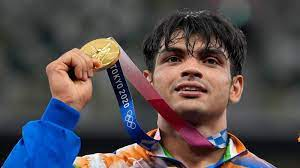
#> input picture neeraj_gold.jfif, 300 x 168 px
$ jupyter execute code03_rgb2hsv.ipynb
#> lines starting #> are read from the running program, lines starting #| are printed output that depends on the picture
[cell 1]
# Importing the opencv module
import cv2
import numpy as np
from matplotlib import pyplot as plt

[cell 2]
imageNG = cv2.imread("neeraj_gold.jfif")
#> imageNG is the input picture: shape (168, 300, 3); mean B, G, R 79.9, 76.3, 83

imageNG_rgb = cv2.cvtColor(imageNG, cv2.COLOR_BGR2RGB)

plt.imshow(imageNG_rgb, cmap = plt.cm.gray)
plt.title('Image NG RGB')

[cell 3]
hsvImage = cv2.cvtColor(imageNG, cv2.COLOR_BGR2HSV)
#> hsvImage: shape (168, 300, 3); mean H, S, V 64.7, 76.1, 99.9


HueImg = hsvImage[:,:,0]
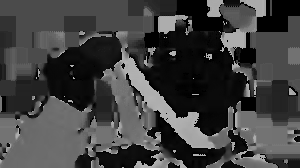
#> HueImg: shape (168, 300); min 0, max 179, mean 64.7
plt.imshow(HueImg, cmap="hsv")
plt.title('Image NG Hue')
plt.show()


SatImg = hsvImage[:,:,1]
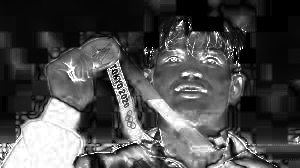
#> SatImg: shape (168, 300); min 0, max 255, mean 76.1
plt.imshow(SatImg, cmap="Greys")
plt.title('Image NG Sat')
plt.show()


valueImg = hsvImage[:,:,2]
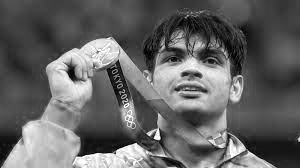
#> valueImg: shape (168, 300); min 0, max 255, mean 99.9
plt.imshow(valueImg, cmap="gray")
plt.title('Image NG Value')
plt.show()

$ run again, with park.jfif copied over neeraj_gold.jfif
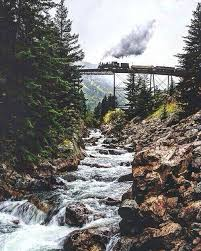
#> input picture park.jfif, 201 x 251 px
#> imageNG is the input picture: shape (251, 201, 3); mean B, G, R 117.4, 119.6, 121.3
#> hsvImage: shape (251, 201, 3); mean H, S, V 69.7, 32.8, 125.5
#> `SatImg = hsvImage[:,:,1]`:
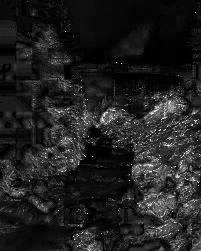
#> SatImg: shape (251, 201); min 0, max 255, mean 32.8
#> `valueImg = hsvImage[:,:,2]`:
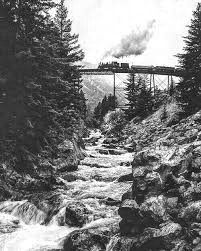
#> valueImg: shape (251, 201); min 1, max 255, mean 125.5

$ run again, with roses.jfif copied over neeraj_gold.jfif
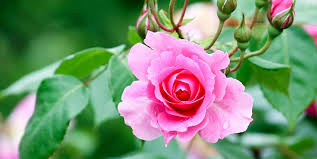
#> input picture roses.jfif, 317 x 159 px
#> imageNG is the input picture: shape (159, 317, 3); mean B, G, R 114.9, 142.5, 123.5
#> hsvImage: shape (159, 317, 3); mean H, S, V 84.1, 134, 168.4
#> `SatImg = hsvImage[:,:,1]`:
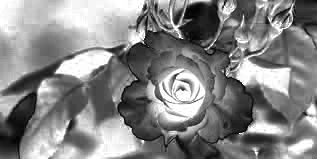
#> SatImg: shape (159, 317); min 0, max 255, mean 134
#> `valueImg = hsvImage[:,:,2]`:
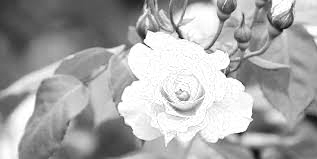
#> valueImg: shape (159, 317); min 5, max 255, mean 168.4
